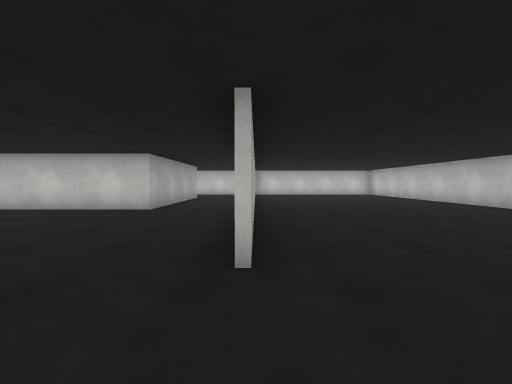
[1] (above)

20 first-person views from a walk through a scene from a Unity 3-D project. The camera is 1.3 m above the floor, tilts 2° down and sees 90° across. The floor is counted in squares, 2 m on a side. Each view is taken from the middle of a square. On the plan, view 1 faces up. The plan holds only what a view shows up to about 9 squares ahead; the rest is blank. The place goes on beyond the plan. The player is left out. Surface patterns are stand-ins for the level's own textures.

[2]
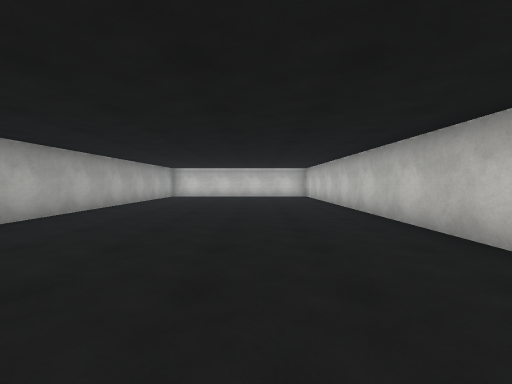

[3]
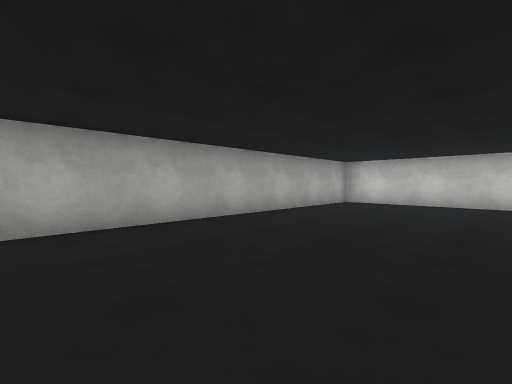

[4]
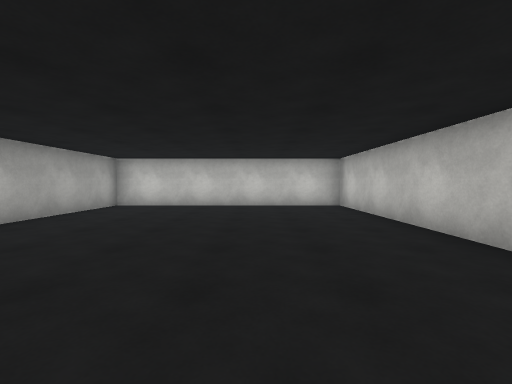

[5]
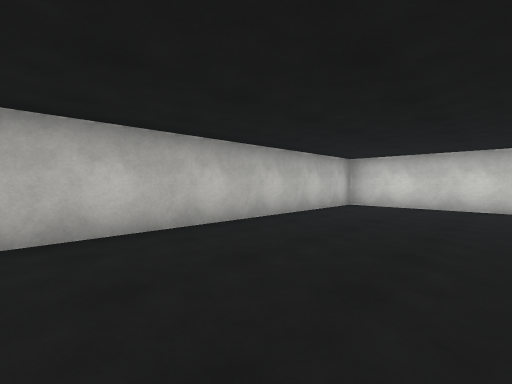

[6]
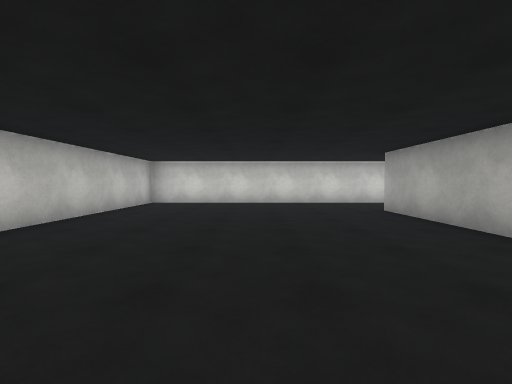

[7]
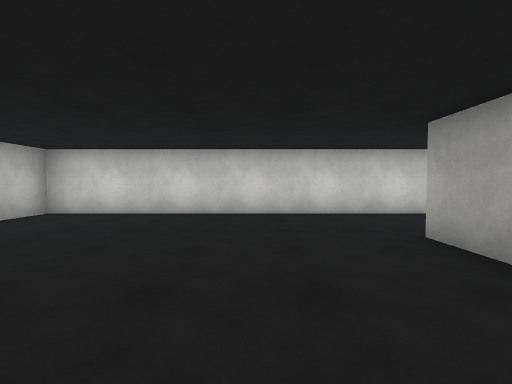

[8]
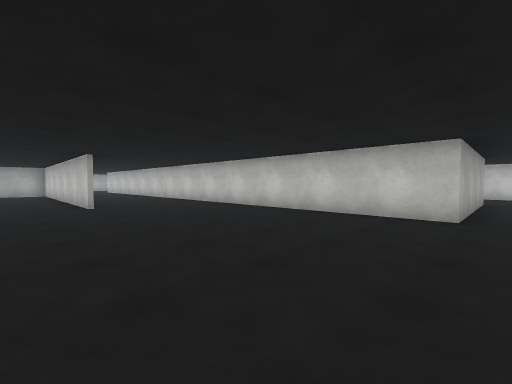

[9]
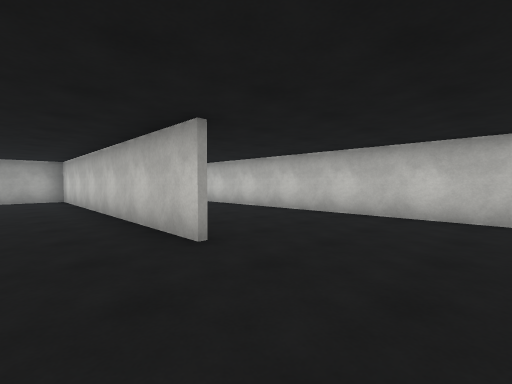

[10]
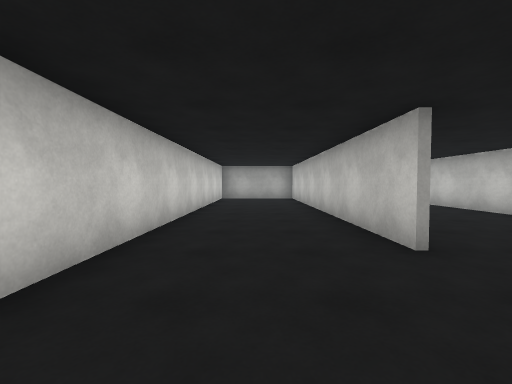

[11]
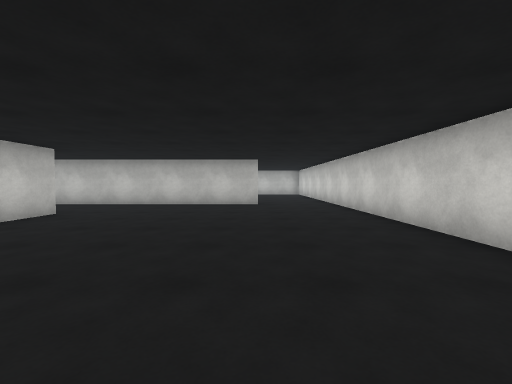

[12]
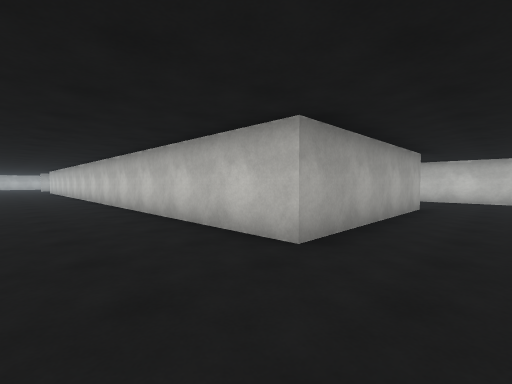

[13]
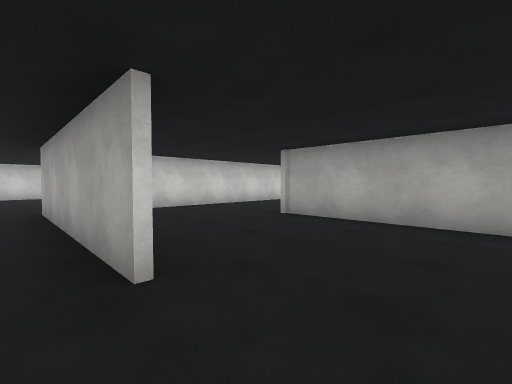

[14]
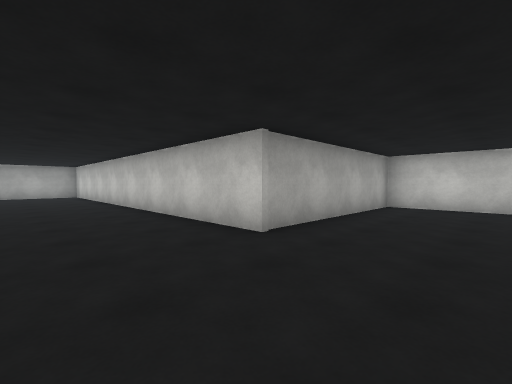

[15]
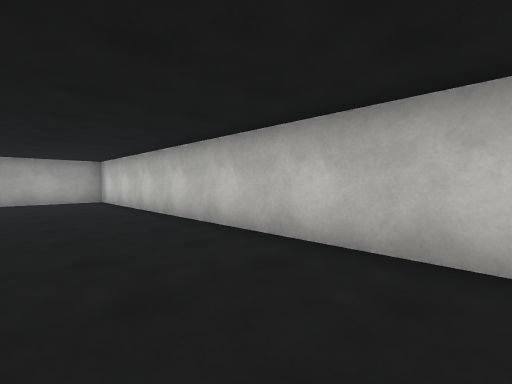

[16]
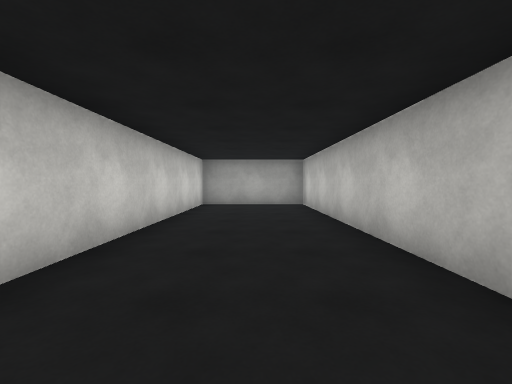

[17]
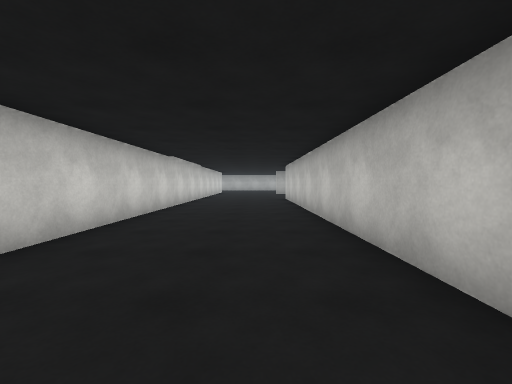

[18]
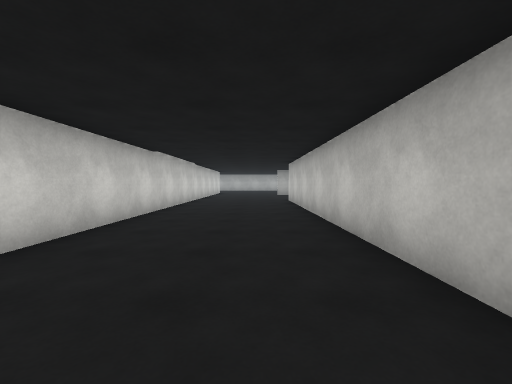

[19]
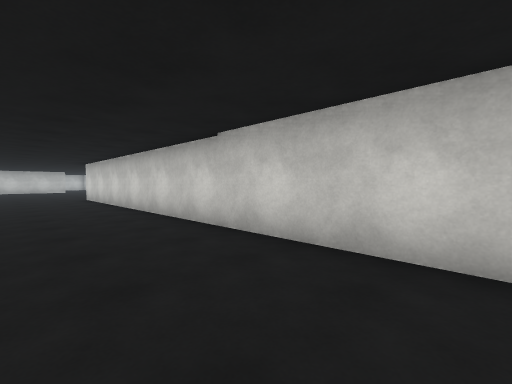

[20]
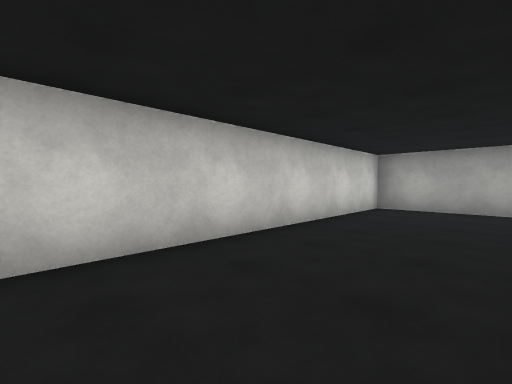

### Floor plan
Points are (right, up) in squares from view 1. A wall is a line through its corners. A room is listed if a view was taken in it or the views show most of it. See-through windows are left out.
Room 1 (views 1, 2, 3, 4, 5, 6, 7)
walls: (-0.6, -0.4) (6.4, -0.4) (6.4, 14.4) (0, 14.4); (0, 14.5) (0, 1.9)
ways out: opening at (0, 0.5) to room 2
Room 2 (views 8, 9, 10, 11, 12, 13, 17, 18, 19, 20)
walls: (-9.4, 2.5) (-17.9, 2.5); (-5.6, -0.4) (-0.6, -0.4); (-0.2, 1.9) (-0.2, 8.2); (-17.9, -0.4) (-8.4, -0.4); (-2.6, 11.4) (-2.6, 6.2) (-20.9, 6.2); (-21.1, 2.7) (-10.6, 2.7); (0, 14.4) (-3.4, 14.4)
ways out: opening at (0, 0.5) to room 1; opening at (-3, 12.5) to room 3
Room 3 (views 14, 15, 16)
walls: (-8.1, 6.4) (-4.8, 6.4); (-3.4, 14.4) (-6.4, 14.4) (-6.4, 9.4) (-17.8, 9.4) (-17.8, 6.4) (-11.5, 6.4)
ways out: opening at (-3, 12.5) to room 2

Positions as (right, up) in squares from view 1, and headings:
1: (0, 0), facing up
2: (4, 2), facing up
3: (4, 6), facing up-left
4: (4, 7), facing up
5: (3, 7), facing down-right
6: (3, 8), facing down
7: (2, 5), facing down
8: (-2, 1), facing up-left
9: (-7, 1), facing up-left
10: (-7, 1), facing left
11: (-8, 2), facing right
12: (-1, 4), facing up-left
13: (-2, 13), facing down-left
14: (-4, 7), facing up-left
15: (-8, 7), facing up-left
16: (-10, 8), facing left
17: (-11, 5), facing left
18: (-12, 5), facing left
19: (-21, 5), facing down-right
20: (-11, 2), facing down-left
